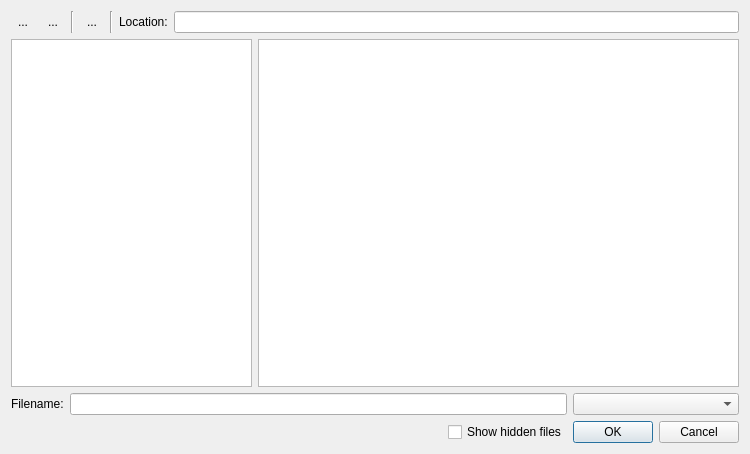
<?xml version="1.0" encoding="UTF-8"?>
<ui version="4.0">
 <class>VirtualFileDialog</class>
 <widget class="QDialog" name="VirtualFileDialog">
  <property name="geometry">
   <rect>
    <x>0</x>
    <y>0</y>
    <width>750</width>
    <height>454</height>
   </rect>
  </property>
  <property name="windowTitle">
   <string>File Browser</string>
  </property>
  <layout class="QVBoxLayout" name="verticalLayout">
   <item>
    <layout class="QHBoxLayout" name="horizontalLayout_3">
     <item>
      <widget class="QToolButton" name="back">
       <property name="text">
        <string>...</string>
       </property>
       <property name="rdIcon" stdset="0">
        <string>arrow_left</string>
       </property>
       <property name="iconSize">
        <size>
         <width>24</width>
         <height>24</height>
        </size>
       </property>
       <property name="autoRaise">
        <bool>true</bool>
       </property>
      </widget>
     </item>
     <item>
      <widget class="QToolButton" name="forward">
       <property name="text">
        <string>...</string>
       </property>
       <property name="rdIcon" stdset="0">
        <string>arrow_right</string>
       </property>
       <property name="iconSize">
        <size>
         <width>24</width>
         <height>24</height>
        </size>
       </property>
       <property name="autoRaise">
        <bool>true</bool>
       </property>
      </widget>
     </item>
     <item>
      <widget class="Line" name="line">
       <property name="orientation">
        <enum>Qt::Vertical</enum>
       </property>
      </widget>
     </item>
     <item>
      <widget class="QToolButton" name="upFolder">
       <property name="text">
        <string>...</string>
       </property>
       <property name="rdIcon" stdset="0">
        <string>upfolder</string>
       </property>
       <property name="iconSize">
        <size>
         <width>24</width>
         <height>24</height>
        </size>
       </property>
       <property name="autoRaise">
        <bool>true</bool>
       </property>
      </widget>
     </item>
     <item>
      <widget class="Line" name="line_2">
       <property name="orientation">
        <enum>Qt::Vertical</enum>
       </property>
      </widget>
     </item>
     <item>
      <widget class="QLabel" name="locationLabel">
       <property name="text">
        <string>Location:</string>
       </property>
      </widget>
     </item>
     <item>
      <widget class="RDLineEdit" name="location"/>
     </item>
    </layout>
   </item>
   <item>
    <layout class="QHBoxLayout" name="horizontalLayout">
     <item>
      <widget class="QTreeView" name="dirList">
       <property name="sizePolicy">
        <sizepolicy hsizetype="Preferred" vsizetype="Expanding">
         <horstretch>1</horstretch>
         <verstretch>0</verstretch>
        </sizepolicy>
       </property>
       <property name="showDropIndicator" stdset="0">
        <bool>false</bool>
       </property>
       <property name="headerHidden">
        <bool>true</bool>
       </property>
      </widget>
     </item>
     <item>
      <widget class="RDTreeView" name="fileList">
       <property name="sizePolicy">
        <sizepolicy hsizetype="Expanding" vsizetype="Expanding">
         <horstretch>2</horstretch>
         <verstretch>0</verstretch>
        </sizepolicy>
       </property>
       <property name="editTriggers">
        <set>QAbstractItemView::NoEditTriggers</set>
       </property>
       <property name="indentation">
        <number>0</number>
       </property>
       <property name="rootIsDecorated">
        <bool>false</bool>
       </property>
       <property name="itemsExpandable">
        <bool>false</bool>
       </property>
       <property name="sortingEnabled">
        <bool>true</bool>
       </property>
       <property name="allColumnsShowFocus">
        <bool>true</bool>
       </property>
       <attribute name="headerShowSortIndicator" stdset="0">
        <bool>true</bool>
       </attribute>
       <attribute name="headerStretchLastSection">
        <bool>false</bool>
       </attribute>
      </widget>
     </item>
    </layout>
   </item>
   <item>
    <layout class="QHBoxLayout" name="horizontalLayout_2">
     <item>
      <widget class="QLabel" name="fileLabel">
       <property name="text">
        <string>Filename:</string>
       </property>
      </widget>
     </item>
     <item>
      <widget class="RDLineEdit" name="filename">
       <property name="sizePolicy">
        <sizepolicy hsizetype="Expanding" vsizetype="Fixed">
         <horstretch>3</horstretch>
         <verstretch>0</verstretch>
        </sizepolicy>
       </property>
      </widget>
     </item>
     <item>
      <widget class="QComboBox" name="filter">
       <property name="sizePolicy">
        <sizepolicy hsizetype="Preferred" vsizetype="Fixed">
         <horstretch>1</horstretch>
         <verstretch>0</verstretch>
        </sizepolicy>
       </property>
      </widget>
     </item>
    </layout>
   </item>
   <item>
    <layout class="QHBoxLayout" name="horizontalLayout_4">
     <item>
      <spacer name="horizontalSpacer">
       <property name="orientation">
        <enum>Qt::Horizontal</enum>
       </property>
       <property name="sizeHint" stdset="0">
        <size>
         <width>40</width>
         <height>20</height>
        </size>
       </property>
      </spacer>
     </item>
     <item>
      <widget class="QCheckBox" name="showHidden">
       <property name="sizePolicy">
        <sizepolicy hsizetype="Minimum" vsizetype="Fixed">
         <horstretch>0</horstretch>
         <verstretch>0</verstretch>
        </sizepolicy>
       </property>
       <property name="text">
        <string>Show hidden files</string>
       </property>
      </widget>
     </item>
     <item>
      <widget class="QDialogButtonBox" name="buttonBox">
       <property name="sizePolicy">
        <sizepolicy hsizetype="Fixed" vsizetype="Fixed">
         <horstretch>0</horstretch>
         <verstretch>0</verstretch>
        </sizepolicy>
       </property>
       <property name="orientation">
        <enum>Qt::Horizontal</enum>
       </property>
       <property name="standardButtons">
        <set>QDialogButtonBox::Cancel|QDialogButtonBox::Ok</set>
       </property>
       <property name="centerButtons">
        <bool>false</bool>
       </property>
      </widget>
     </item>
    </layout>
   </item>
  </layout>
 </widget>
 <customwidgets>
  <customwidget>
   <class>RDLineEdit</class>
   <extends>QLineEdit</extends>
   <header>Widgets/Extended/RDLineEdit.h</header>
  </customwidget>
  <customwidget>
   <class>RDTreeView</class>
   <extends>QTreeView</extends>
   <header>Widgets/Extended/RDTreeView.h</header>
  </customwidget>
 </customwidgets>
 <resources>
  <include location="../../Resources/resources.qrc"/>
 </resources>
 <connections>
  <connection>
   <sender>buttonBox</sender>
   <signal>rejected()</signal>
   <receiver>VirtualFileDialog</receiver>
   <slot>reject()</slot>
   <hints>
    <hint type="sourcelabel">
     <x>316</x>
     <y>260</y>
    </hint>
    <hint type="destinationlabel">
     <x>286</x>
     <y>274</y>
    </hint>
   </hints>
  </connection>
 </connections>
</ui>
